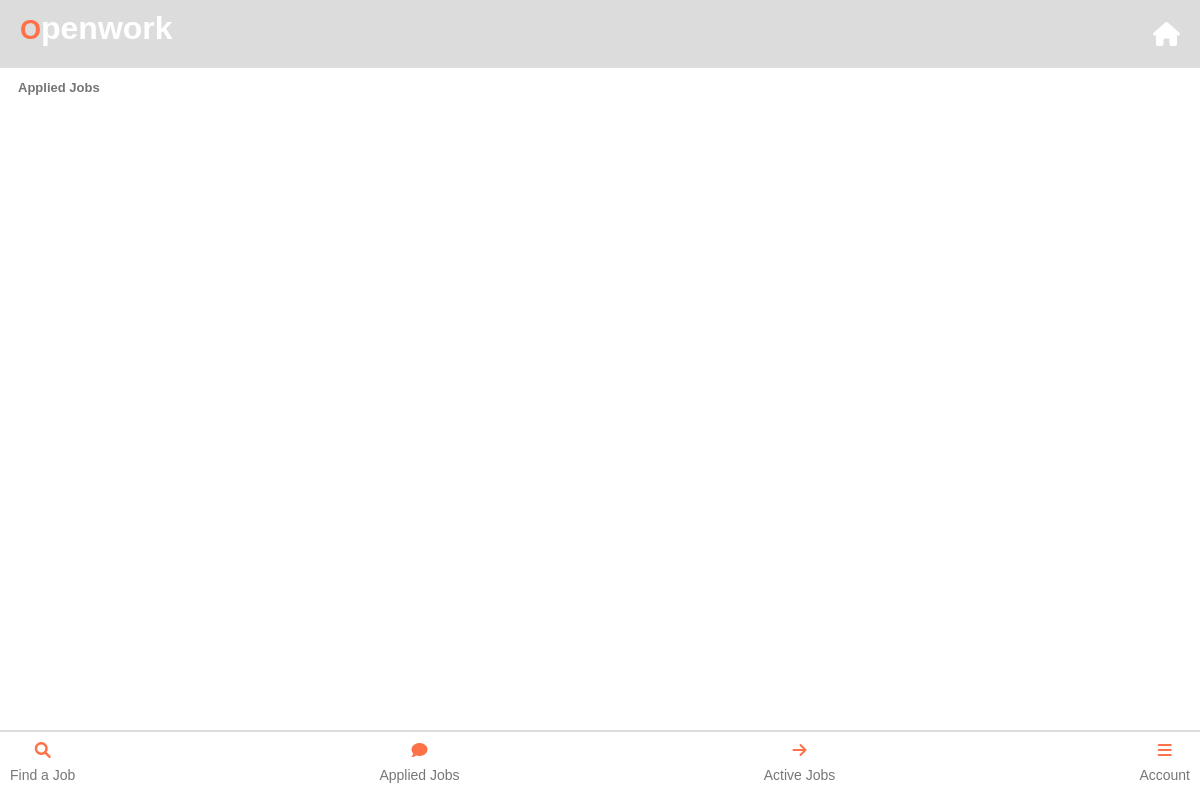
/applied_jobs (signed in), run on an earlier commit of the app's database.
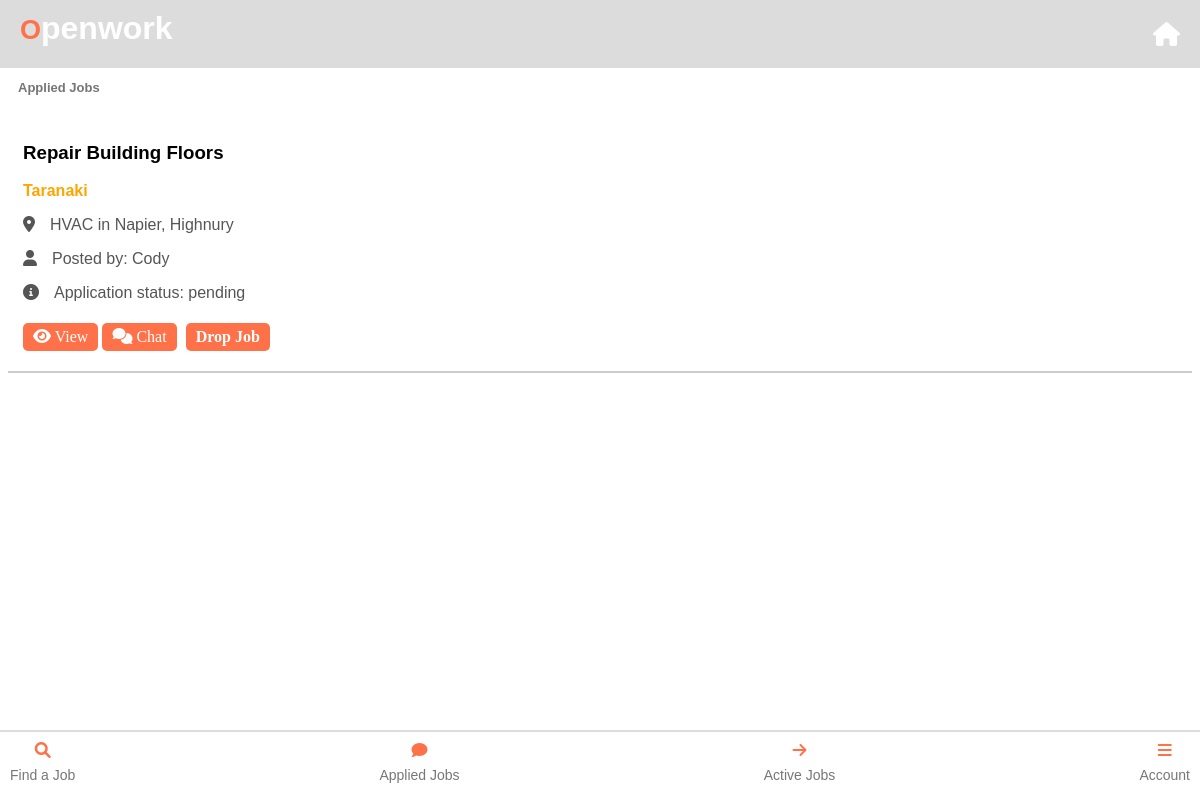
And on a later commit of the database.
### app.py (models this page shows)
class Job(db.Model):
    id = db.Column(db.Integer, primary_key=True)
    job_name = db.Column(db.String(100), nullable=False)
    job_category = db.Column(db.String(100), nullable=False)
    location = db.Column(db.String(100), nullable=True)  # Add location column here
    city = db.Column(db.String(100), nullable=False)
    suburb = db.Column(db.String(100), nullable=False)
    tasks = db.Column(db.String(250), nullable=False)
    price_per_hour = db.Column(db.Float, nullable=False)
    image_paths = db.Column(db.String(255))
    additional_details = db.Column(db.String(250))
    date_created = db.Column(db.DateTime, default=datetime.utcnow)
    status = db.Column(db.String(20), default='open')  # 'open', 'applied', 'closed', etc.
    applicants = db.relationship('JobApplication', backref='job', lazy=True)
    accepted_user_id = db.Column(db.Integer, nullable=True)
    business_profile_id = db.Column(db.Integer, db.ForeignKey('business_profile.id'), nullable=False)
    payment_required = db.Column(db.Boolean, default=False)
    user_id = db.Column(db.Integer, db.ForeignKey('user.id'))  # Foreign key to User
    user = db.relationship('User', backref=db.backref('jobs', lazy=True))  # Relationship to User

class User(UserMixin, db.Model):
    id = db.Column(db.Integer, primary_key=True)
    user_type = db.Column(db.String(20), nullable=False, default='labourer')
    location = db.Column(db.String(100), nullable=False)
    email = db.Column(db.String(100), unique=True, nullable=False)
    password = db.Column(db.String(100), nullable=False)
    first_name = db.Column(db.String(50), nullable=True)  # Initially nullable
    last_name = db.Column(db.String(50), nullable=True)   # Initially nullable
    jobs_completed = db.Column(db.Integer, default=0)
    business_profile = db.relationship('BusinessProfile', backref='user', uselist=False)
    profile_image = db.relationship('UserProfileImage', backref='user', uselist=False)
    labourer_profile = db.relationship('LabourerProfile', backref='user', uselist=False)
    company_details = db.relationship('CompanyDetails', uselist=False)

class JobApplication(db.Model):
    id = db.Column(db.Integer, primary_key=True)
    job_id = db.Column(db.Integer, db.ForeignKey('job.id'), nullable=False)
    status = db.Column(db.String(20), default='pending')  # 'pending', 'accepted', 'rejected', etc.
    timestamp = db.Column(db.DateTime, default=datetime.utcnow)
    user_id = db.Column(db.Integer, db.ForeignKey('user.id'), nullable=False)
    user = db.relationship('User', backref='user_profile_image', lazy=True)

### app.py (the view)
@app.route('/applied_jobs')
@login_required
def applied_jobs():
    applied_jobs = (
        Job.query
        .join(Job.applicants)
        .filter(and_(JobApplication.user_id == current_user.id, JobApplication.status != 'accepted'))
        .all()
    )
    return render_template('applied_jobs.html', applied_jobs=applied_jobs, applicant=current_user)

### app.py (called while the page is built)
@login_manager.user_loader
def load_user(user_id):
    return User.query.get(int(user_id))  # Load a user by ID

### templates/applied_jobs.html (shortened to what this page needs)
<!DOCTYPE html>
<html lang="en">
  <head>
    <link
      rel="stylesheet"
      href="https://cdnjs.cloudflare.com/ajax/libs/font-awesome/6.0.0-beta3/css/all.min.css"
    />
    <link
      rel="stylesheet"
      href="{{ url_for('static', filename='labourer_home.css') }}"
    />
  </head>
  <body>
    {% extends 'base_labour.html' %} {% block title %}Applied Jobs{% endblock %}
    {% block content %}
    <div class="info-container">
      <h1>Applied Jobs</h1>
    </div>
    {% for job in applied_jobs %}
    <div class="job-listing" id="job_{{ job.id }}">
      <h3>{{ job.job_name }}</h3>
      <p class="job-location">
        <strong style="color: orange">{{ job.location }}</strong>
      </p>
      <p>
        <i class="fas fa-map-marker-alt icon"></i>{{ job.job_category }} in {{
        job.city }}, {{ job.suburb }}
      </p>
      <p>
        <i class="fas fa-user icon"></i>Posted by: {{ job.user.first_name }}
      </p>
      {% set user_status = 'Not Applied' %} {% for application in job.applicants
      %} {% if application.user_id == current_user.id %} {% set user_status =
      application.status %} {% if application.status == 'accepted' %}
      <p>
        <i class="fas fa-info-circle icon" style=""></i
        ><span style="color: green"
          >Application status: {{ application.status }}</span
        >
      </p>
      {% else %}
      <p>
        <i class="fas fa-info-circle icon"></i>Application status: {{
        application.status }}
      </p>
      {% endif %} {% endif %} {% endfor %}
      <a
        href="{{ url_for('display_jobs', job_id=job.id) }}"
        class="view-job-link"
        ><i class="fas fa-eye"></i> View</a
      >
      <a
        href="{{ url_for('chat', job_id=job.id) }}"
        class="chat-link"
        data-job-id="{{ job.id }}"
        ><i class="fas fa-comments"></i> Chat</a
      >
      {% if current_user.is_authenticated and current_user.id in
      job.applicants|map(attribute='user_id') %}
      <a
        href="{{ url_for('remove_application', job_id=job.id) }}"
        class="drop-job-btn"
        ><b>Drop Job</b></a
      >
      {% endif %}
    </div>
    <br />
    <br />
    {% endfor %}
    {% endblock %}

What changed in the data, as far as the page shows it:
now on this page (row unchanged): Job: job_name "Repair Building Floors", location "Taranaki", job_category "HVAC", city "Napier", suburb "Highnury", user.first_name "Cody"
added JobApplication: status "pending"
